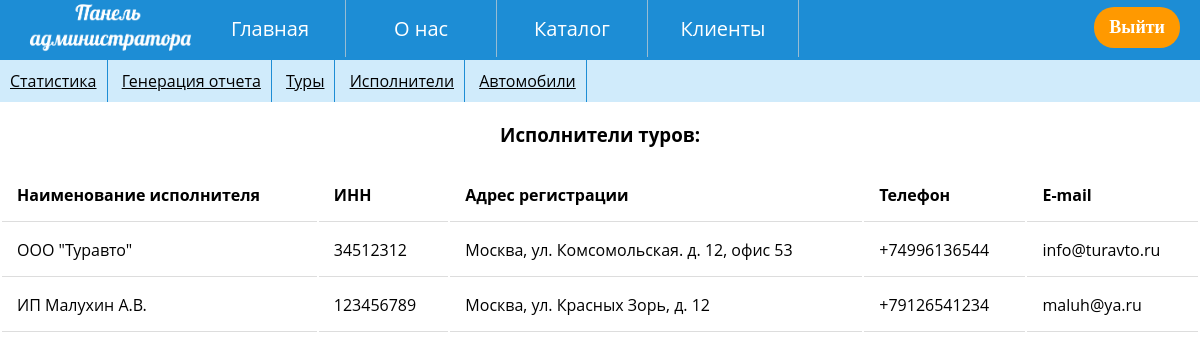
Page /admin/admin.php?p=perf (signed in) on the committed database.
### tables this page shows
CREATE TABLE `performers` (
  `id_performer` int(11) NOT NULL,
  `name_performer` varchar(200) NOT NULL,
  `INN` int(14) NOT NULL,
  `address` varchar(200) NOT NULL,
  `phone` varchar(14) NOT NULL,
  `email` varchar(100) NOT NULL
);

### admin/perf.php (the view)
<?php
require_once '../connection.php';
$link = mysqli_connect($host, $user, $password, $database)
    or die("Ошибка " . mysqli_error($link));
if($_GET["p"] == "perf")
{
$query ="SELECT * FROM performers ORDER BY name_performer DESC";
$result = mysqli_query($link, $query) or die("Ошибка " . mysqli_error($link));
        if($result)
        {
          print '
          <h3>Исполнители туров:</h3>
          <table class="big-table">
          <thead>
            <tr><td>Наименование исполнителя</td><td>ИНН</td><td>Адрес регистрации</td><td>Телефон</td><td>E-mail</td></tr>
          </thead>';
            while($row = mysqli_fetch_array($result)) {
               print '<tr>
                            <td>'.$row["name_performer"].'</td>
                            <td>'.$row["INN"].'</td>
                            <td>'.$row["address"].'</td>
                            <td>'.$row["phone"].'</td>
                            <td>'.$row["email"].'</td>
                    </tr>';
              }
            print '</table>';
          }
        }
?>

### css/style.css (style rules this page uses)
* { margin: 0; padding: 0; }
body { font-family: 'Montserrat', 'Open Sans', sans-serif; position: relative; }
::placeholder { color: #8d8d8d; }
h1, h3 { text-align: center; margin: 20px 0 20px 0; }
table { margin-bottom: 20px; }
.big-table { width: 100%; }
.big-table td:not([contenteditable=true]) { -webkit-user-select: none; -moz-user-select: none; -ms-user-select: none; user-select: none; }
thead { font-weight: bold; }
th, td { padding: 15px; border-bottom: 1px solid #ddd; }

### rows in the picture
performers: name_performer "ООО \"Туравто\"", INN "34512312", address "Москва, ул. Комсомольская. д. 12, офис 53", phone "+74996136544", email "info@turavto.ru"
performers: name_performer "ИП Малухин А.В.", INN "123456789", address "Москва, ул. Красных Зорь, д. 12", phone "+79126541234", email "maluh@ya.ru"
